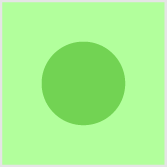
#> input picture checked.png, 167 x 167 px
$ python test.py
#> lines starting #> are read from the running program, lines starting #| are printed output that depends on the picture
from PIL import Image, ImageDraw, ImageFont
import random

names = ['Alpha', 'Beta', 'Gamma', 'Delta']
answers = ["Montag", "Dienstag", "Mittwoch", "Donnerstag", "Freitag", "Samstag", "Sonntag"]

# generate bool table for answers
answered = []
for i in range(len(names)):
    row = []
    for j in range(len(answers)):
        row.append(random.choice([True, False]))
    answered.append(row)

# START

# create grid of results (like on doodle.com)
img_checked = Image.open('checked.png', 'r')
#> img_checked is the input picture: PIL image 167x167 RGB; mean R, G, B 168.2, 244.9, 145.6
img_unchecked = Image.open('unchecked.png', 'r')
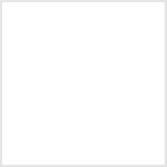
#> input picture unchecked.png, 167 x 167 px
#> img_unchecked is the input picture: PIL image 167x167 RGB; min 229, max 255, mean 253.6
CELL_SIZE = max(img_checked.size)
#> CELL_SIZE = 167
FONT_SIZE = CELL_SIZE//2
#> FONT_SIZE = 83
SPACE = 20
font = ImageFont.truetype("Symbola.ttf", size=FONT_SIZE)

# get length of answers and names
longest_name = 0
for name in names:
    l = font.getsize(name)[0]
    if longest_name < l:
        longest_name = l
#> after the loop, longest_name = 328

longest_answer = 0
for answer in answers:
    l = font.getsize(answer)[0]
    if longest_answer < l:
        longest_answer = l
#> after the loop, longest_answer = 484

# now we can create the image with optimal dimensions
dimen = (
    longest_name + len(answers)*CELL_SIZE + 3*SPACE,
    longest_answer + len(names)*CELL_SIZE + 3*SPACE
    )
#> dimen = (1557, 1212)
# we need a square image for nicer rotating, image will get cropped later
img = Image.new("RGB", (max(dimen), max(dimen)), "#FFF")
#> img: PIL image 1557x1557 RGB; every value is 255
draw = ImageDraw.Draw(img)

# draw names right aligned and vertically centered
for i in range(len(names)):
    l = font.getsize(names[i])[0]
    draw.text((SPACE + (longest_name - l), longest_answer + i*CELL_SIZE + SPACE*2 + (CELL_SIZE-FONT_SIZE)//2), names[i], "#000", font)

# draw answers rotated
img = img.rotate(-90)
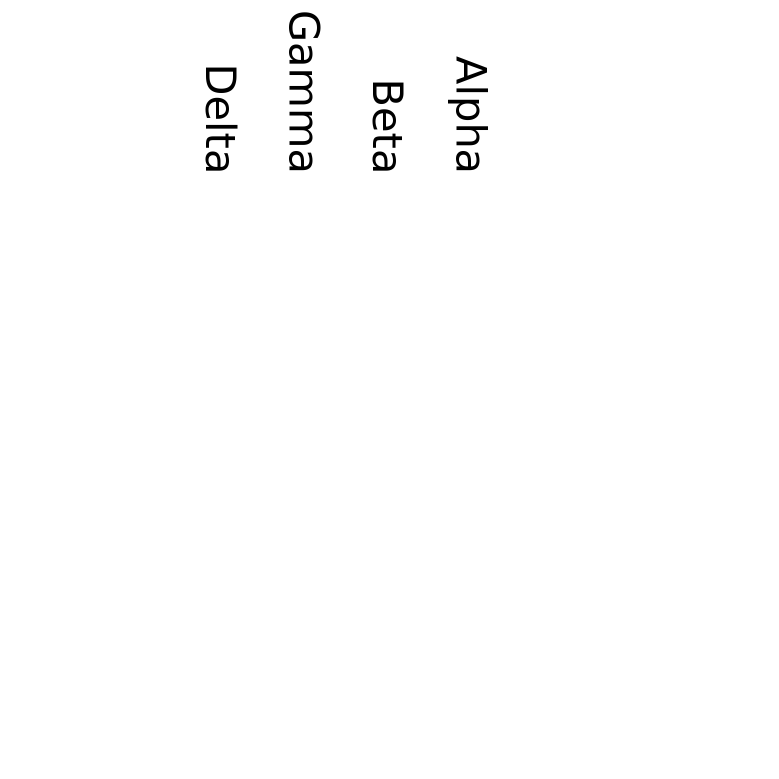
#> img: PIL image 1557x1557 RGB (shown at 1/2 size); min 0, max 255, mean 253.1
draw = ImageDraw.Draw(img)

for i in range(len(answers)):
    draw.text((img.size[0] - longest_answer - SPACE, longest_name + i*CELL_SIZE + SPACE*2 + (CELL_SIZE-FONT_SIZE)//2), answers[i], "#000", font)

img = img.rotate(90)
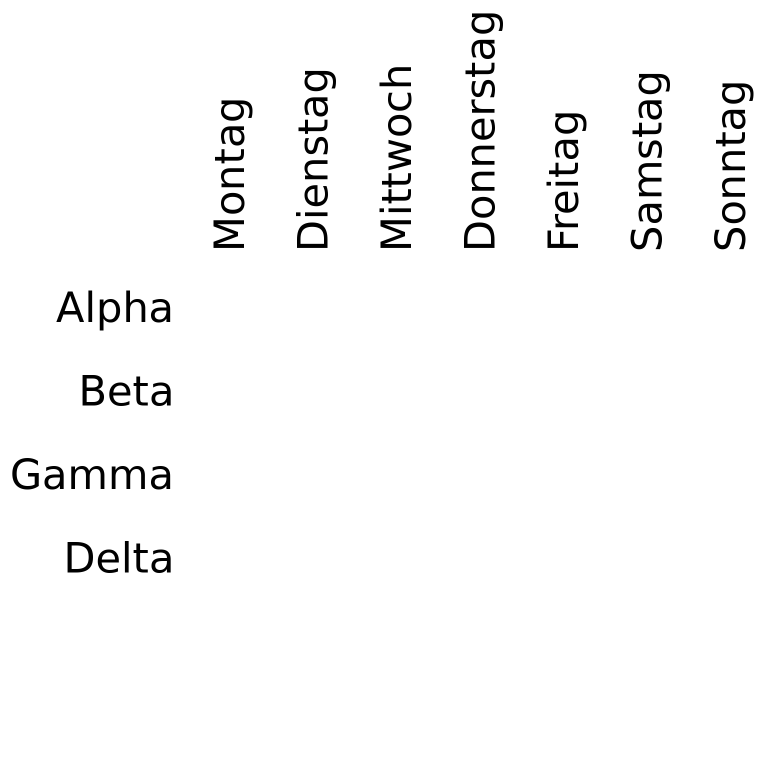
#> img: PIL image 1557x1557 RGB (shown at 1/2 size); min 0, max 255, mean 248.1
draw = ImageDraw.Draw(img)

# draw grid
for x in range(len(answers)):
    for y in range(len(names)):
        # draw image for checked/unchecked
        offset = (x * CELL_SIZE + longest_name + SPACE*2, y * CELL_SIZE + longest_answer + SPACE*2)
        if answered[y][x]:
            img.paste(img_checked, offset)
        else:
            img.paste(img_unchecked, offset)
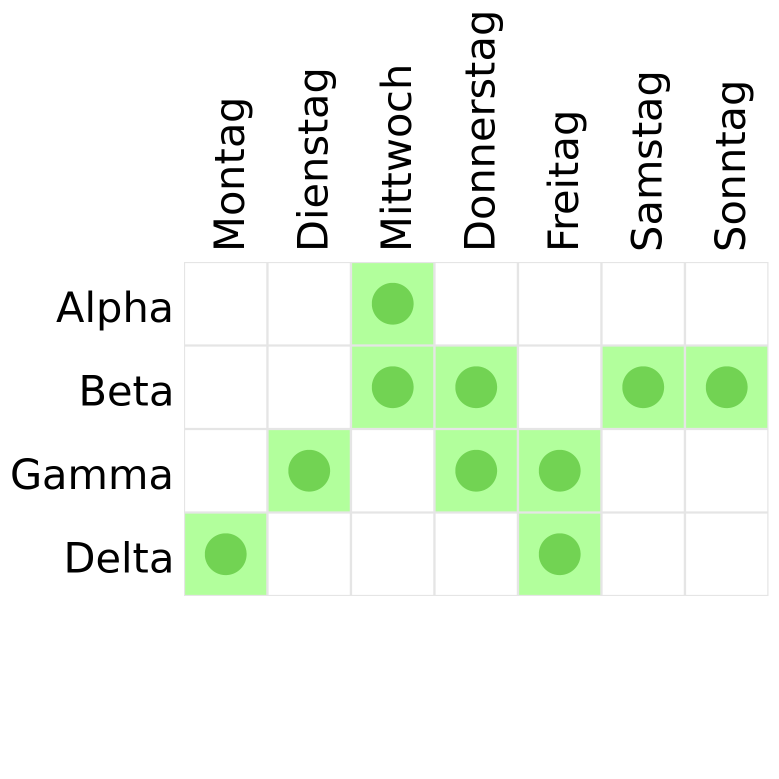
#> img: PIL image 1557x1557 RGB (shown at 1/2 size); mean R, G, B 237.9, 246.7, 235.3

# crop image
img = img.crop((0, 0, dimen[0], dimen[1]))
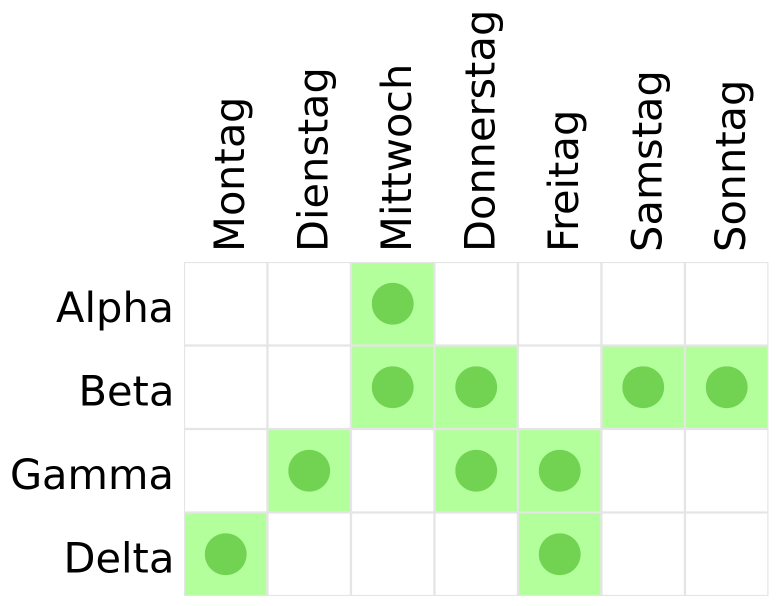
#> img: PIL image 1557x1212 RGB (shown at 1/2 size); mean R, G, B 233, 244.3, 229.6


# END

img.show()
